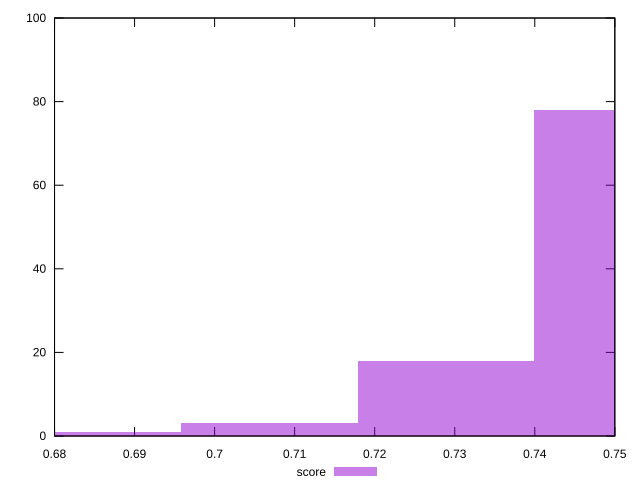

This figure's gnuplot source:
reset

$score <<EOF
0.7509956502000545 78
0.7289075428412294 18
0.7068194354824042 3
0.6847313281235791 1
EOF

set key outside below
set boxwidth 0.022088107358825132
set xrange [0.68:0.75]
set yrange [0:100]
set trange [0:100]
set style fill transparent solid 0.5 noborder
set terminal svg size 640, 490 enhanced background rgb 'white'
set output "reports/report_00027_2021-02-24T12-40-31.850Z/uses-rel-preconnect/samples/astro/score/histogram.svg"

plot $score title "score" with boxes

reset
